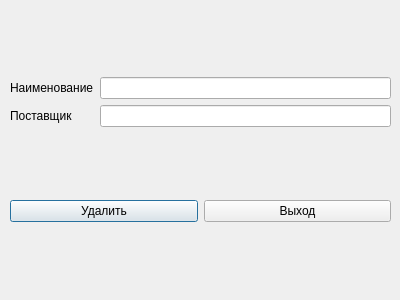
<?xml version="1.0" encoding="UTF-8"?>
<ui version="4.0">
 <class>Delete</class>
 <widget class="QDialog" name="Delete">
  <property name="geometry">
   <rect>
    <x>0</x>
    <y>0</y>
    <width>400</width>
    <height>300</height>
   </rect>
  </property>
  <property name="windowTitle">
   <string>Dialog</string>
  </property>
  <widget class="QWidget" name="">
   <property name="geometry">
    <rect>
     <x>10</x>
     <y>10</y>
     <width>381</width>
     <height>281</height>
    </rect>
   </property>
   <layout class="QVBoxLayout" name="verticalLayout_3">
    <item>
     <layout class="QHBoxLayout" name="horizontalLayout_2">
      <item>
       <layout class="QVBoxLayout" name="verticalLayout_2">
        <item>
         <widget class="QLabel" name="label">
          <property name="text">
           <string>Наименование</string>
          </property>
         </widget>
        </item>
        <item>
         <widget class="QLabel" name="label_2">
          <property name="text">
           <string>Поставщик</string>
          </property>
         </widget>
        </item>
       </layout>
      </item>
      <item>
       <layout class="QVBoxLayout" name="verticalLayout">
        <item>
         <widget class="QLineEdit" name="NameEdit"/>
        </item>
        <item>
         <widget class="QLineEdit" name="ProviderEdit"/>
        </item>
       </layout>
      </item>
     </layout>
    </item>
    <item>
     <layout class="QHBoxLayout" name="horizontalLayout">
      <item>
       <widget class="QPushButton" name="DeleteButton">
        <property name="text">
         <string>Удалить</string>
        </property>
       </widget>
      </item>
      <item>
       <widget class="QPushButton" name="ExitButton">
        <property name="text">
         <string>Выход</string>
        </property>
       </widget>
      </item>
     </layout>
    </item>
   </layout>
  </widget>
 </widget>
 <resources/>
 <connections>
  <connection>
   <sender>ExitButton</sender>
   <signal>clicked(bool)</signal>
   <receiver>Delete</receiver>
   <slot>close()</slot>
   <hints>
    <hint type="sourcelabel">
     <x>273</x>
     <y>226</y>
    </hint>
    <hint type="destinationlabel">
     <x>199</x>
     <y>149</y>
    </hint>
   </hints>
  </connection>
 </connections>
</ui>
